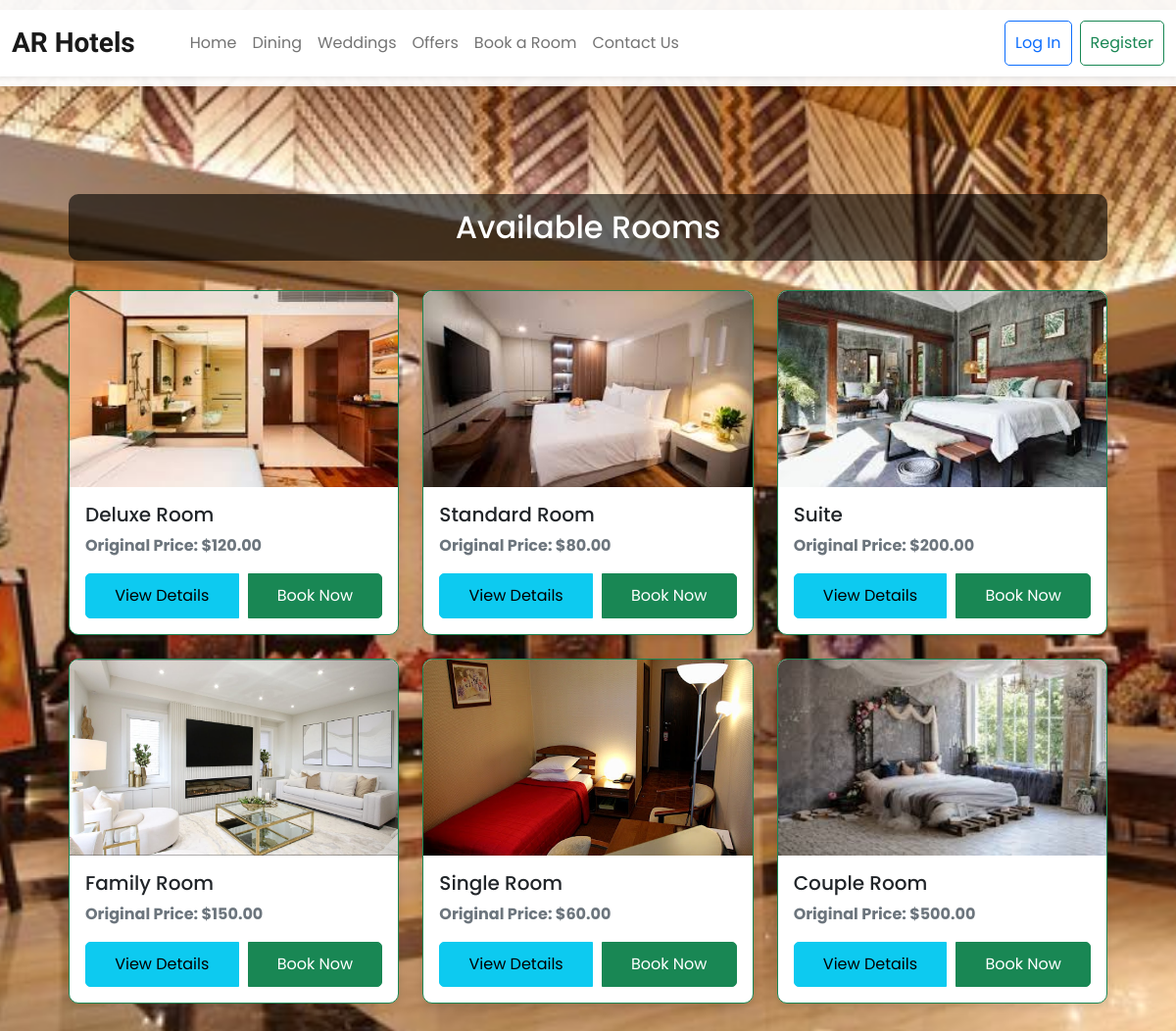
The page /book_room.php on the database its author committed.
### tables this page shows
CREATE TABLE `rooms` (
  `id` int(11) NOT NULL,
  `type` varchar(100) DEFAULT NULL,
  `price` decimal(10,2) DEFAULT NULL,
  `discount_price` decimal(10,2) DEFAULT NULL,
  `image` varchar(255) DEFAULT NULL,
  `description` text DEFAULT NULL,
  `size` varchar(50) DEFAULT NULL,
  `capacity` varchar(50) DEFAULT NULL,
  `amenities` text DEFAULT NULL,
  `view` varchar(100) DEFAULT NULL,
  `is_discounted` tinyint(1) DEFAULT 0
);

### book_room.php (the view, shortened to what this page needs)
<?php include 'header.php';
include 'db_connect.php';
$select = "SELECT * FROM `rooms` WHERE `is_discounted`=0";
$result = $conn->query($select);
if (isset($_SESSION['userLogin']) && $_SESSION['userLogin'] == true) {
    $url = "Booking.php";
} else {
    $url = "login.php";
}
?>
<!DOCTYPE html>
<html lang="en">
<head>
    <link href="https://cdn.jsdelivr.net/npm/bootstrap@5.3.0/dist/css/bootstrap.min.css" rel="stylesheet">
</head>
<body>
    <div class="container mt-5">
        <h2 class="text-center section-title">Available Rooms</h2>
        <div class="row">
            <?php
            while ($room = mysqli_fetch_assoc($result)) {
                echo '
                <div class="col-md-4 mb-4">
                    <div class="card border-success">
                        <img src="images/' . $room['image'] . '" class="card-img-top" alt="' . $room['type'] . '">
                        <div class="card-body">
                            <h5 class="card-title">' . $room['type'] . '</h5>
                            <p class="original-price">Original Price: $' . $room['price'] . '</p>
                            <div class="btn-group">
                                <button type="button" class="btn btn-info" data-bs-toggle="modal" data-bs-target="#roomModal' . $room['id'] . '">
                                    View Details
                                </button>
                                <a href="' . $url . '?id=' . $room['id'] . '" class="btn btn-success">Book Now</a>
                            </div>
                        </div>
                    </div>
                </div>
                <div class="modal fade" id="roomModal' . $room['id'] . '" tabindex="-1" aria-hidden="true">
                    <div class="modal-dialog modal-lg">
                        <div class="modal-content">
                                <h5 class="modal-title">' . $room['type'] . ' Details</h5>
                            <div class="modal-body">
                                <img src="images/' . $room['image'] . '" class="room-details-img mb-4" alt="' . $room['type'] . '">
                                <p>' . $room['description'] . '</p>
                                <div class="row">
                                        <p>Size: ' . $room['size'] . '<br>
                                        Capacity: ' . $room['capacity'] . '<br>
                                        View: ' . $room['view'] . '</p>
                                    <div class="col-md-6">
                                        <ul class="amenities-list">';
                echo '</ul>
                                    </div>
                                </div>
                                <div class="text-center mt-4">
                                    <p class="h4 mb-3">
                                        <span class="original-price">Original Price: $' . $room['price'] . '</span><br>
                                    </p>
                                    <a href="' . $url . '?id=' . $room['id'] . '" class="btn btn-success">Book Now</a>
                                </div>
                            </div>
                        </div>
                    </div>
                </div>';
            }
            ?>
        </div>
    </div>
</body>
</html>

### Header.php (shortened to what this page needs)
<!DOCTYPE html>
<html lang="en">
<head>
    <link href="https://cdn.jsdelivr.net/npm/bootstrap@5.0.2/dist/css/bootstrap.min.css" rel="stylesheet" />
    <link rel="stylesheet" href="https://cdn.jsdelivr.net/npm/bootstrap-icons/font/bootstrap-icons.css" />
</head>
<body>
    <div class="header">
        <nav class="navbar navbar-expand-lg navbar-light bg-white shadow-sm">
            <div class="container-fluid">
                <a class="navbar-brand me-5 fw-bold fs-3 h-font" href="index.php">AR Hotels</a>
                <div class="collapse navbar-collapse" id="navbarNav">
                    <ul class="navbar-nav me-auto mb-2 mb-lg-0">
                        <li class="nav-item"><a class="nav-link" href="index.php">Home</a></li>
                        <li class="nav-item"><a class="nav-link" href="dining.php">Dining</a></li>
                        <li class="nav-item"><a class="nav-link" href="wedding.php">Weddings</a></li>
                        <li class="nav-item"><a class="nav-link" href="offers.php">Offers</a></li>
                        <li class="nav-item"><a class="nav-link" href="book_room.php">Book a Room</a></li>
                        <li class="nav-item"><a class="nav-link" href="contact_us.php">Contact Us</a></li>
                    </ul>
                    <?php if (isset($_SESSION['userLogin']) && $_SESSION['userLogin'] == true) { ?>
                        <div class="d-flex flex-column flex-lg-row align-items-center gap-2">
                            <a href="user_view_profile.php" class="btn btn-light text-dark">
                                <i class="bi bi-person-circle me-1"></i> Profile
                            </a>
                            <a href="logout.php" class="btn btn-light text-dark">
                                <i class="bi bi-box-arrow-right me-1"></i> Logout
                            </a>
                        </div>
                    <?php } else { ?>
                        <div class="d-flex flex-column flex-lg-row gap-2">
                            <button type="button" class="btn btn-outline-primary" onclick="window.location.href='login.php'">Log In</button>
                            <button type="button" class="btn btn-outline-success" onclick="window.location.href='Register.php'">Register</button>
                        </div>
                    <?php } ?>
                </div>
            </div>
        </nav>
    </div>
</body>
</html>

### Header.php (style rules this page uses)
* { font-family: 'Poppins', sans-serif; }
.h-font { font-family: "Merienda", cursive; }
.header { width: 100%; position: fixed; top: 0; left: 0; background: rgba(255, 255, 255, 0.95); padding: 10px 0; box-shadow: 0 2px 10px rgba(0, 0, 0, 0.1); z-index: 999; }
body { padding-top: 100px; }

### book_room.php (style rules this page uses)
body { font-family: Arial, sans-serif; background-image: url('2.jpg'); background-size: cover; background-position: center; background-repeat: no-repeat; background-attachment: fixed; }
.container { max-width: 1100px; margin: auto; padding: 20px; }
.card { border-radius: 10px; overflow: hidden; box-shadow: 0 4px 8px rgba(0, 0, 0, 0.1); transition: transform 0.2s ease-in-out; }
.card img { height: 200px; object-fit: cover; }
.btn { border-radius: 5px; padding: 10px; }
.btn-group { display: flex; gap: 10px; margin-top: 15px; }
.original-price { color: #6c757d; font-weight: bold; }
.section-title { color: #fff; background: rgba(0, 0, 0, 0.6); padding: 15px; border-radius: 10px; margin: 30px 0; }

### rows shown on the page
rooms: image (picture), type "Deluxe Room", price "120.00"
rooms: image (picture), type "Standard Room", price "80.00"
rooms: image (picture), type "Suite", price "200.00"
rooms: image (picture), type "Family Room", price "150.00"
rooms: image (picture), type "Single Room", price "60.00"
rooms: image (picture), type "Couple Room", price "500.00"
